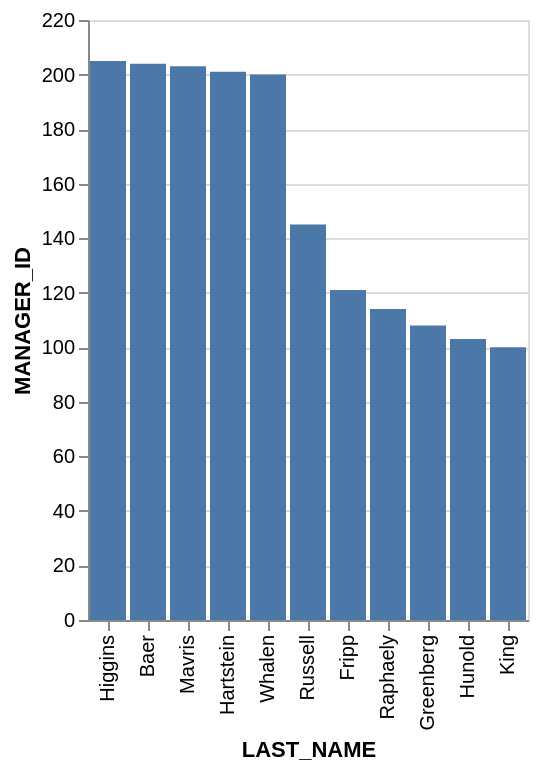

Write a Vega-Lite specification for this figure.
### Vega-Lite specification from a JSON file in a GitHub repository (floating-point values rounded to 4 significant figures)
{"data": {"values": [{"x_data": "Higgins", "y_data": 205}, {"x_data": "Baer", "y_data": 204}, {"x_data": "Mavris", "y_data": 203}, {"x_data": "Hartstein", "y_data": 201}, {"x_data": "Whalen", "y_data": 200}, {"x_data": "Russell", "y_data": 145}, {"x_data": "Fripp", "y_data": 121}, {"x_data": "Raphaely", "y_data": 114}, {"x_data": "Greenberg", "y_data": 108}, {"x_data": "Hunold", "y_data": 103}, {"x_data": "King", "y_data": 100}]}, "mark": "bar", "encoding": {"x": {"field": "x_data", "type": "nominal", "title": "LAST_NAME", "sort": {"op": "sum", "field": "y_data", "order": "descending"}}, "y": {"field": "y_data", "type": "quantitative", "title": "MANAGER_ID"}}}
